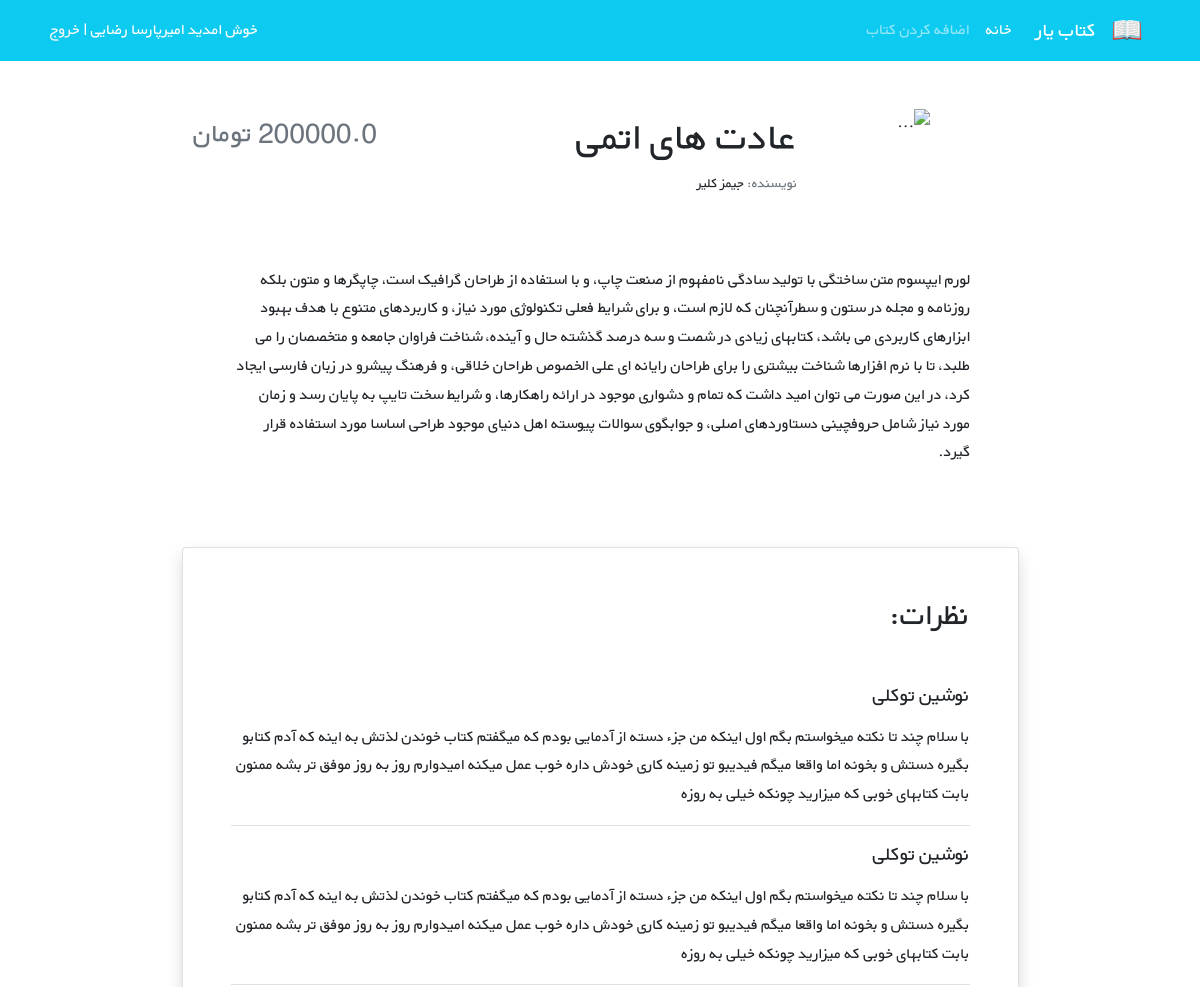
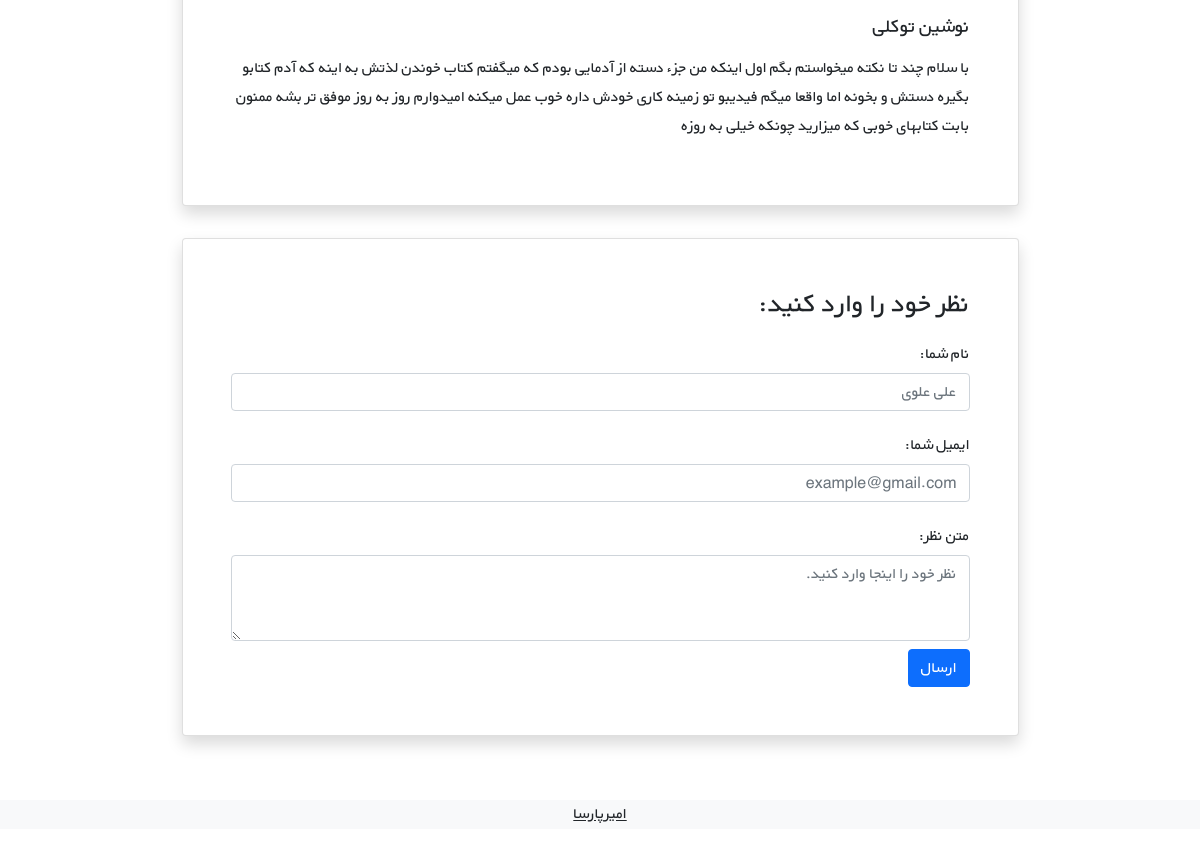
The app's page /books/9/ (signed in) with its own data (2 pictures, top to bottom).
### accounts/models.py (models this page shows)
class CustomUserModel(AbstractUser):
    age = models.PositiveIntegerField(null=True, blank=False)

### books/models.py (models this page shows, shortened)
class Book(models.Model):
    title = models.CharField(max_length=200, blank=False, null=False)
    author = models.CharField(max_length=200)
    price = models.DecimalField(max_digits=9, decimal_places=1)
    description = models.TextField(blank=False, null=False)
    release_date = models.DateField()
    creation_date = models.DateTimeField(auto_now_add=True)
    visibility = models.BooleanField(default=True)

### books/views.py (the view)
# urls.py: path('<int:pk>/', BookDetailsView.as_view(), name='book_details'),
class BookDetailsView(generic.DetailView):
    model = Book
    template_name = 'books/book_details.html'
    context_object_name = 'book'

### books/templates/books/book_details.html (shortened to what this page needs)
{% extends '_base.html' %}
{% block content %}
<div class="container mt-5" dir="rtl">
    <div class="">
        <div class="">
            <div class="d-flex justify-content-center">
                <div class="row w-sm-75 w-100">
                    <div class="col-xs-12 col-md-3 d-flex justify-content-center">
                        <div>
                            <img src="https://newcdn.fidibo.com/images/books/65579_50411_normal.jpg"
                                 class="img-fluid rounded-start" alt="...">
                        </div>
                    </div>
                    <div class="col-xs-12 col-md-6 text-center text-md-end mt-md-1 mt-4">
                        <h1>{{ book.title }}</h1>
                        <h5 class="small my-1"><span class="text-muted">نویسنده: </span> {{ book.author }}</h5>
                    </div>
                    <div class="col-xs-12 col-md-3 d-flex flex-column">
                        <h3 class="align-self-center pt-2 text-muted align-self-md-end">
                            {{ book.price }} تومان
                        </h3>
                    </div>
                </div>
            </div>
            <div class="d-flex justify-content-center">
                <div class="my-3 p-5 w-sm-75 w-100">
                    {{ book.description }}
                </div>
            </div>
            <div class="d-flex justify-content-center">
                <div class="card shadow my-3 p-5 w-sm-75 w-100">
                    <h2 class="mb-5">نظرات:</h2>
                    <div class="border-bottom mb-3">
                        <h5 class="mb-3">نوشین توکلی</h5>
                        <p>با سلام چند تا نکته میخواستم بگم اول اینکه من جزء دسته از آدمایی بودم که میگفتم کتاب خوندن لذتش
                            به اینه که آدم کتابو بگیره دستش و بخونه اما واقعا میگم فیدیبو تو زمینه کاری خودش داره خوب عمل
                            میکنه امیدوارم روز به روز موفق تر بشه ممنون بابت کتابهای خوبی که میزارید چونکه خیلی به روزه</p>
                    </div>
                    <div class="border-bottom mb-3">
                        <h5 class="mb-3">نوشین توکلی</h5>
                        <p>با سلام چند تا نکته میخواستم بگم اول اینکه من جزء دسته از آدمایی بودم که میگفتم کتاب خوندن لذتش
                            به اینه که آدم کتابو بگیره دستش و بخونه اما واقعا میگم فیدیبو تو زمینه کاری خودش داره خوب عمل
                            میکنه امیدوارم روز به روز موفق تر بشه ممنون بابت کتابهای خوبی که میزارید چونکه خیلی به روزه</p>
                    </div>
                    <div>
                        <h5 class="mb-3">نوشین توکلی</h5>
                        <p>با سلام چند تا نکته میخواستم بگم اول اینکه من جزء دسته از آدمایی بودم که میگفتم کتاب خوندن لذتش
                            به اینه که آدم کتابو بگیره دستش و بخونه اما واقعا میگم فیدیبو تو زمینه کاری خودش داره خوب عمل
                            میکنه امیدوارم روز به روز موفق تر بشه ممنون بابت کتابهای خوبی که میزارید چونکه خیلی به روزه</p>
                    </div>
                </div>
            </div>
            <div class="d-flex justify-content-center">
                <div class="card shadow my-3 p-5 w-sm-75 w-100">
                    <h3>نظر خود را وارد کنید:</h3>
                    <form method="POST">
                        <div class="form-group py-2">
                            <label class="py-1" for="author_name">نام شما:</label>
                            <input type="text" class="form-control" placeholder="علی علوی" name="author_name">
                        </div>
                        <div class="form-group py-2">
                            <label class="py-1" for="email">ایمیل شما:</label>
                            <input type="email" class="form-control" placeholder="example@gmail.com" name="email">
                        </div>
                        <div class="form-group py-2">
                            <label class="py-1" for="comment_text">متن نظر:</label>
                            <textarea class="form-control" name="text" rows="3"
                                      placeholder="نظر خود را اینجا وارد کنید."></textarea>
                        </div>
                        <button type="submit" class="btn btn-primary">ارسال</button>
                    </form>
                </div>
            </div>
        </div>
    </div>
</div>
{% endblock content %}

### templates/_base.html (shortened to what this page needs)
{% load i18n %}
{% load static %}
<!doctype html>
<html lang="en">
<head>
    <link href="https://cdn.jsdelivr.net/npm/bootstrap@5.1.3/dist/css/bootstrap.min.css" rel="stylesheet"
>
    <link rel="stylesheet" href="{% static 'css/style.css' %}">
</head>
<nav class="navbar navbar-expand-lg navbar-dark bg-info" dir="rtl">
    <div class="container">
        <a class="navbar-brand" href="#">
            <img src="{% static 'icons/book.png' %}" alt="" height="30"
                 class="d-inline-block align-text-top">
        </a>
        <a class="navbar-brand mx-3" href="#">کتاب یار</a>
        <div class="collapse navbar-collapse" id="navbarNavAltMarkup">
            <div class="navbar-nav">
                <a class="nav-link active" aria-current="page" href="{% url 'books_list' %}">خانه</a>
                <a class="nav-link" href="{% url 'book_create' %}">اضافه کردن کتاب</a>
            </div>
        </div>
        {% if user.is_authenticated %}
            <div class=" mx-2 text-white"> خوش امدید {{ user.first_name }} |
                <a class="link-light text-decoration-none" href="{% url 'logout' %}">خروج</a></div>
            </div>
        {% else %}
            <div class=" mx-2 text-white"> <a class="link-light text-decoration-none" href="{% url  'signup' %}">ثبت نام</a> |
                <a class="link-light text-decoration-none" href="{% url 'login' %}">ورود</a></div>
        {% endif %}
</nav>
{% block content %}
{% endblock content %}
<footer class="bg-light text-center text-lg-start mt-5">
    <div class="text-center bg-grey">
        <p><a class="text-dark" href="https://github.com/paamir" target="_blank">امیرپارسا</a></p>
    </div>
</footer>
</body>
</html>

### static/css/style.css (style rules this page uses)
* { font-family: 'BYekan', sans-serif; line-height: 1.8rem; }
@media (min-width: 576px) { .w-sm-75 { width: 75%!important; } }

### records on screen
CustomUserModel: first_name "امیرپارسا رضایی"
Book: title "عادت های اتمی", author "جیمز کلیر", description "لورم ایپسوم متن ساختگی با تولید سادگی نامفهوم از صنعت چاپ، و با استفاده از طراحان گرافیک است، چاپگرها و متون بلکه روزنامه و مجله در ستون و سطرآنچنان که لازم است، و برای شرایط فعلی تکنولوژی مورد نیاز، و کاربردهای متنوع با هدف بهبود ابزارهای کاربردی می باشد، کتابهای زیادی در شصت و سه درصد گذشته حال و آینده، شناخت فراوان جامعه و متخصصان را می طلبد، تا با نرم افزارها شناخت بیشتری را برای طراحان رایانه ای علی الخصوص طراحان خلاقی، و فرهنگ پیشرو در زبان فارسی ایجاد کرد، در این صورت می توان امید داشت که تمام و دشواری موجود در ارائه راهکارها، و شرایط سخت تایپ به پایان رسد و زمان مورد نیاز شامل حروفچینی دستاوردهای اصلی، و جوابگوی سوالات پیوسته اهل دنیای موجود طراحی اساسا مورد استفاده قرار گیرد."
